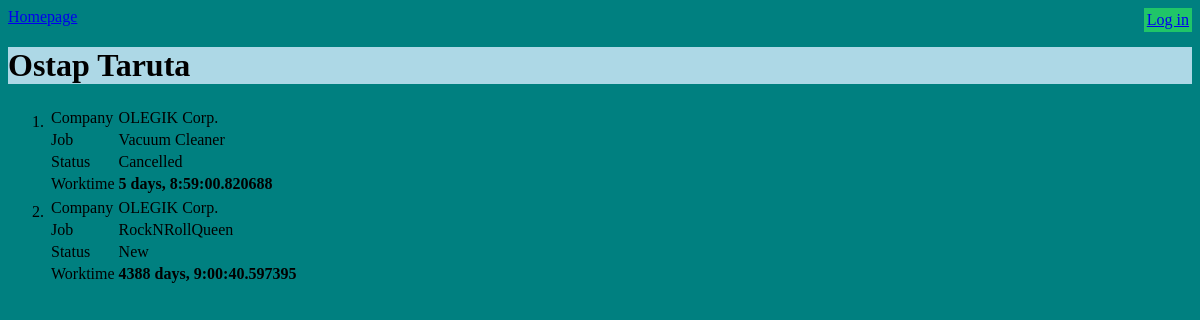
The app's page /workers/1, older data.
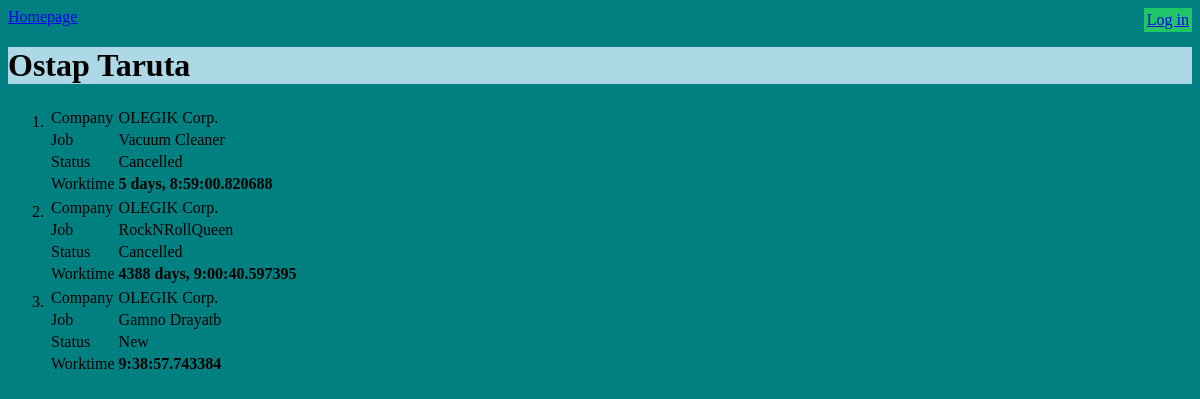
The same page, newer data.
### polls/models.py (models this page shows, shortened)
class Worker(models.Model):
    name = models.CharField(max_length=200)

class WorkPlace(models.Model):
    STATUS = (('New', 'New'),
              ('Approved', 'Approved'),
              ('Cancelled', 'Cancelled'),
              ('Finished', 'Finished'))
    job = models.ForeignKey(Job, on_delete=models.CASCADE)
    worker = models.ForeignKey(Worker, on_delete=models.CASCADE, blank=True)
    status = models.CharField(max_length=15, choices=STATUS, default='New')

class Job(models.Model):
    name = models.CharField(max_length=200)
    company = models.ForeignKey(Company, on_delete=models.CASCADE)
    def __str__(self):
        return self.name

class Company(models.Model):
    company_name = models.CharField(max_length=200)
    def __str__(self):
        return self.company_name

class WorkTime(models.Model):
    STATUS = (('New', 'New'),
              ('Approved', 'Approved'),
              ('Cancelled', 'Cancelled'))
    date_start = models.DateTimeField()
    date_end = models.DateTimeField(auto_now_add=True)
    status = models.CharField(max_length=15, choices=STATUS, default='New')
    worker = models.ForeignKey(Worker, on_delete=models.CASCADE)
    workplace = models.OneToOneField(WorkPlace, on_delete=models.CASCADE)
    def __str__(self):
        return str(self.date_end-self.date_start)

### polls/views.py (the view)
# urls.py: path('workers/<int:pk>', views.WorkerDetailsView.as_view(), name='worker_details'),
class WorkerDetailsView(generic.DetailView):
    template_name = 'polls/worker_details.html'
    model = Worker

### polls/templates/polls/worker_details.html
{% extends 'polls/base.html' %}
{% load i18n %}
{% block content %}
<h1>{{ worker.name }}</h1>
{% if worker.workplace_set.all %}
<ol>
    {% for place in worker.workplace_set.all %}
        <li>
            <table>
                <tr>
                    <td>{% trans "Company" %}</td>
                    <td>{{ place.job.company }}</td>
                </tr>
                <tr>
                    <td>{% trans "Job" %}</td>
                    <td>{{ place.job }}</td>
                </tr>
                <tr>
                    <td>{% trans "Status" %}</td>
                    <td>{{ place.status }}</td>
                </tr>
                <tr>
                    <td>{% trans "Worktime" %}</td>
                    <th>{{ place.worktime }}</th>
                </tr>
            </table>
        </li>
    {% endfor %}
</ol>
{% else %}
<p>No details</p>
{% endif %}
{% endblock %}

### polls/templates/polls/base.html (shortened to what this page needs)
{% load i18n %}
{% load static %}
<!DOCTYPE html>
<html>
<head>
    <link rel="stylesheet" type="text/css" href="{% static 'css/style.css' %}">
</head>
<body>
    <div>
        <a href="{% url 'index' %}">{% trans "Homepage" %}</a>
        {% if user.is_authenticated %}
        <a href="{% url 'workers' %}">{% trans "Workers" %}</a>
        <a href="{% url 'create_job' %}">{% trans "Create job" %}</a>
        <a href="{% url 'create_workplace' %}">{% trans "Create workplace" %}</a>
        <a href="{% url 'addworktime' %}">{% trans "Add worktime" %}</a>
        <a href="{% url 'logout' %}" class="auth_link">{% trans "Log out" %}</a>
        <span class="username_span">{{ user.username }}</span>
        {% else %}
        <a href="{% url 'login' %}" class="auth_link">{% trans "Log in" %}</a>
        {% endif %}
    </div>
    {% block content %}
    {% endblock %}
</body>
</html>

### polls/static/css/style.css (style rules this page uses)
h1 { background-color: lightblue; }
body { background-color: teal; }
.auth_link { float: right; background-color: rgb(32, 197, 104); padding: 3px; }

Row changes from the older to the newer data that the page shows:
changed WorkPlace "RockNRollQueen": status "New" → "Cancelled"
added WorkPlace: job.company "OLEGIK Corp.", job "Gamno Drayatb", status "New", worktime "9:38:57.743384"
